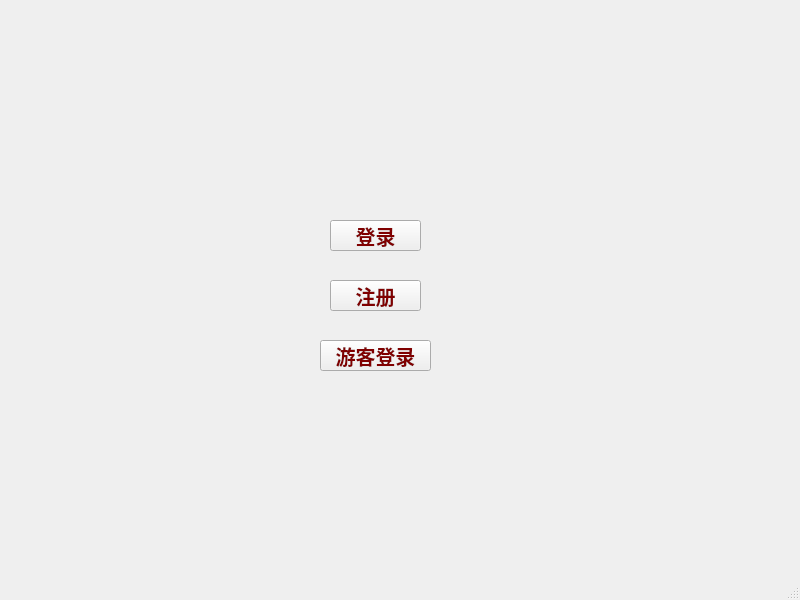
<?xml version="1.0" encoding="UTF-8"?>
<ui version="4.0">
 <class>MainWindow</class>
 <widget class="QMainWindow" name="MainWindow">
  <property name="geometry">
   <rect>
    <x>0</x>
    <y>0</y>
    <width>800</width>
    <height>600</height>
   </rect>
  </property>
  <property name="windowTitle">
   <string>MainWindow</string>
  </property>
  <widget class="QWidget" name="centralwidget">
   <widget class="QPushButton" name="sign_in_button">
    <property name="geometry">
     <rect>
      <x>330</x>
      <y>220</y>
      <width>91</width>
      <height>31</height>
     </rect>
    </property>
    <property name="styleSheet">
     <string notr="true">
font: &quot;黑体&quot;;
font-size: 15pt;
font-weight: bold;
color: #800000; </string>
    </property>
    <property name="text">
     <string>登录</string>
    </property>
   </widget>
   <widget class="QPushButton" name="register_button">
    <property name="geometry">
     <rect>
      <x>330</x>
      <y>280</y>
      <width>91</width>
      <height>31</height>
     </rect>
    </property>
    <property name="styleSheet">
     <string notr="true">font: &quot;黑体&quot;;
font-size: 15pt;
font-weight: bold;
color: #800000; </string>
    </property>
    <property name="text">
     <string>注册</string>
    </property>
   </widget>
   <widget class="QPushButton" name="visitor">
    <property name="geometry">
     <rect>
      <x>320</x>
      <y>340</y>
      <width>111</width>
      <height>31</height>
     </rect>
    </property>
    <property name="styleSheet">
     <string notr="true">font: &quot;黑体&quot;;
font-size: 15pt;
font-weight: bold;
color: #800000; </string>
    </property>
    <property name="text">
     <string>游客登录</string>
    </property>
   </widget>
  </widget>
  <widget class="QMenuBar" name="menubar">
   <property name="geometry">
    <rect>
     <x>0</x>
     <y>0</y>
     <width>800</width>
     <height>19</height>
    </rect>
   </property>
  </widget>
  <widget class="QStatusBar" name="statusbar"/>
 </widget>
 <resources/>
 <connections/>
</ui>
